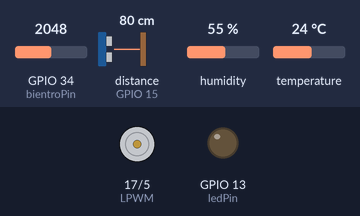
Bench run of a sketch on a simulated ESP32. Parts: motor-driver pin pairs drawn as motors (green arrow = first pin HIGH = forward, orange = second pin HIGH = backward, longer = more drive), output pins drawn as LEDs (lit = HIGH). Wiring (inferred from the names in the program): ultrasonic range finder: trigger GPIO 4; echo GPIO 15. Inputs (shaded band) come from the test bench; at power-on: GPIO 34 (bientroPin) = 2048, distance to the obstacle (sensor on GPIO 15) 80 cm, humidity 55 %, temperature 24 °C. The echo pulse lasts 58.3 µs per cm; WiFi joins after 1.5 s; servers stay silent unless stated; the Firebase database answers and starts empty; pins used as bus, display or sensor lines are not drawn; what the sketch prints to the serial monitor is not drawn.

Above: at 2.7 s.
2.8 s: GPIO 34 (bientroPin) set to 2866
At 4.7 s:
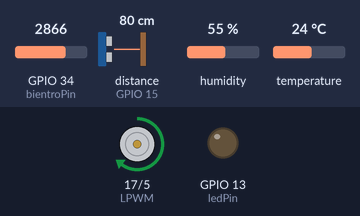
5.3 s: GPIO 34 (bientroPin) set to 3972
At 7.1 s:
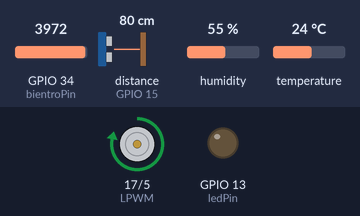
7.9 s: GPIO 34 (bientroPin) set to 1228
At 9.5 s:
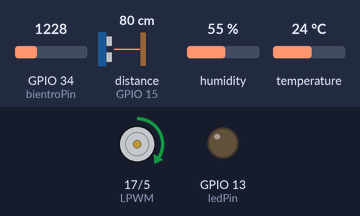
15.9 s: GPIO 34 (bientroPin) set to 122
At 17.9 s:
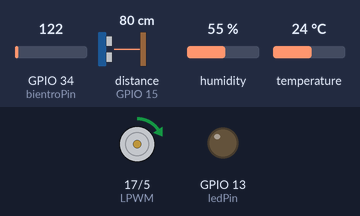
Timing chart, 0 to 19.4 s (numbered marks = the images above; inputs shaded):
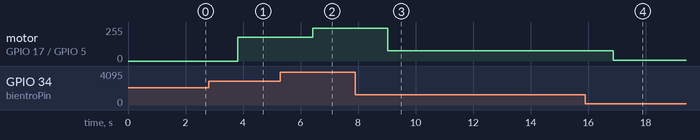

The sketch:

sketch_nov19e.ino
```cpp
// dang sua

#include <WiFi.h>
#include <FirebaseESP32.h>
#include <DHT.h>

#define WIFI_SSID "M32"
#define WIFI_PASSWORD "12345678"
#define API_KEY "AIzaSyBsyW-s3857KeVhe5WAMcU2nmvFHLPFvZM"
#define DATABASE_URL "https://ttiot-2f1cd-default-rtdb.firebaseio.com"

// #define led1 13
// #define led2 12
// #define led3 14
// #define led4 27

// dong co
const int LPWM = 17;  // Chân PWM kết nối với LPWM của BTS7960
const int RPWM = 5;   // Chân PWM kết nối với RPWM của BTS7960
const int bientroPin = 34; // Chân analog kết nối với biến trở
//----------------------


const int ledPin = 13; // Chân kết nối với LED
// const int btnPin = 15; // Chân kết nối với nút nhấn
// int btnState = 0;


// #define btn1 15
const int DHTPIN = 14;
const int DHTTYPE = DHT22;
DHT dht(DHTPIN, DHTTYPE);

//sieu am
#define TRIG_PIN 4
#define ECHO_PIN 15
#define TIME_OUT 5000
//-----------


FirebaseData fbdo;
FirebaseConfig config;
FirebaseAuth auth;

unsigned long t1 = 0;
unsigned int x;
// String path_led = "/livingroom/device/led";
// String path_maylanh = "/livingroom/device/maylanh";
// String path_tv = "/livingroom/device/tv";
// String path_hutbui = "/livingroom/device/hutbui";
// String path_sensor = "/livingroom/sensor";
String path_sensor ="/site1";

int gtbientro;  // gia tri dôc tu bien tro(dong co)

// ham doc khoang cach(sieu âm)

float getDistance()
{
	long duration, distanceCm;

	 digitalWrite(TRIG_PIN, LOW);
	delayMicroseconds(2);
	digitalWrite(TRIG_PIN, HIGH);
	delayMicroseconds(10);
	digitalWrite(TRIG_PIN, LOW);

	duration = pulseIn(ECHO_PIN, HIGH, TIME_OUT);

	// convert to distance
	distanceCm = duration / 29.1 / 2;

	return distanceCm;
}

//---------------------

void setup() {
 Serial.begin(115200);
  dht.begin();
   pinMode(TRIG_PIN, OUTPUT);
	pinMode(ECHO_PIN, INPUT);
   pinMode(LPWM, OUTPUT);
  pinMode(RPWM, OUTPUT);

  pinMode(ledPin, OUTPUT);    // Chế độ OUTPUT cho chân LED
// pinMode(btnPin, INPUT);     // Chế độ INPUT cho chân nút nhấn

   // Khởi tạo PWM cho LPWM và RPWM
  ledcSetup(0, 5000, 8);  // Channel 0, tần số 5000 Hz, độ phân giải 8 bit
  ledcSetup(1, 5000, 8);  // Channel 1, tần số 5000 Hz, độ phân giải 8 bit

  ledcAttachPin(LPWM, 0);  // Kết nối PWM channel 0 với LPWM
  ledcAttachPin(RPWM, 1);  // Kết nối PWM channel 1 với RPWM


  // pinMode(led1, OUTPUT);
  // pinMode(led2, OUTPUT);
  // pinMode(led3, OUTPUT);
  // pinMode(led4, OUTPUT);
  // pinMode(btn1, INPUT_PULLUP);
  WiFi.begin(WIFI_SSID, WIFI_PASSWORD);
  Serial.print("Connecting to Wi-Fi");
  while (WiFi.status() != WL_CONNECTED) {
    Serial.print(".");
    delay(300);
  }
  Serial.println();
  Serial.print("Connected with IP: ");
  Serial.println(WiFi.localIP());

  Serial.println();

  config.api_key = API_KEY;
  config.database_url = DATABASE_URL;

  if (Firebase.signUp(&config, &auth, "", "")) {
    Serial.println("Sign up successful");
  } else {
    Serial.printf("Sign up failed. Reason: %s\n", config.signer.signupError.message.c_str());
  }

  Firebase.begin(&config, &auth);
  Firebase.reconnectWiFi(true);


}


void loop() {
  delay(2000);
  // int status_led,status_maylanh, status_hutbui;
  // String status_tv;
  // int trangthai1 = digitalRead(btn1);
  float doam = dht.readHumidity(); //Đọc độ ẩm

  float doC = dht.readTemperature(); //Đọc nhiệt độ C
  // Serial.println(trangthai1);
  if (isnan(doam) || isnan(doC))
  {
    Serial.println("Không có giá trị trả về từ cảm biến DHT");
    return;
  }
  // Firebase.setFloat(fbdo, path_sensor + "/temp",doC);
  // Firebase.setFloat(fbdo, path_sensor + "/doam",doam);
  if (Firebase.setFloat(fbdo, path_sensor + "/temp", doC)) {
  Serial.println("Temperature sent successfully");
} else {
  Serial.println("Failed to send temperature data");
}

if (Firebase.setFloat(fbdo, path_sensor + "/doam", doam)) {
  Serial.println("Humidity sent successfully");
} else {
  Serial.println("Failed to send humidity data");
}
   Serial.print(F("Humidity: "));
  Serial.print(doam);

  Serial.print(F("%  Temperature: "));
  Serial.print(doC);
    Serial.println();

  // in ra khoang cach
long distance = getDistance();

	if (distance <= 0)
	{
		Serial.println("Echo time out !!");
	}
	else
	{
		Serial.print("Distance to nearest obstacle (cm): ");
		Serial.println(distance);
    Firebase.setFloat(fbdo, path_sensor + "/khoangcach", distance);
	}

//------------------

  // bat dau dong co

  gtbientro = analogRead(bientroPin); // Đọc giá trị từ biến trở

  int giatripwm = map(gtbientro, 0, 4095, 0, 255); // Ánh xạ giá trị từ biến trở sang PWM

  // Serial.print("GT biến trở: ");
  // Serial.print(gtbientro);
  // Serial.print("    GT PWM: ");
  // Serial.println(giatripwm);

  // Ghi giá trị PWM cho LPWM và RPWM
  ledcWrite(0, giatripwm);  // Ghi giá trị PWM cho LPWM
  ledcWrite(1, 0);  // Tắt RPWM

  //------------------het dong co


  // Gửi giá trị PWM lên Firebase
if (Firebase.setInt(fbdo, path_sensor + "/motor_pwm", giatripwm)) {
    Serial.println("Motor PWM sent successfully");
} else {
    Serial.println("Failed to send motor PWM data");
}
//----------------------------

// //Đọc giá trị từ Firebase
//   int ledState = 0;
//   if (Firebase.getInt(fbdo, path_sensor + "/led_state")) {
//     ledState = fbdo.intData();
//     Serial.print("LED state from Firebase: ");
//     Serial.println(ledState);
//   } else {
//     Serial.println("Failed to get LED state from Firebase");
//   }

  //   // Điều khiển LED dựa trên giá trị từ Firebase
  //   digitalWrite(ledPin, ledState);

  //   // Gửi trạng thái LED lên Firebase
  //   if (Firebase.setInt(fbdo, path_sensor + "/led_state", ledState)) {
  //     Serial.println("LED state sent successfully");
  //   } else {
  //     Serial.println("Failed to send LED state to Firebase");
  //   }
  // } else {
  //   Serial.println("Failed to get LED state from Firebase");
  // }
 // Đọc giá trị từ Firebase
  int ledState;
  if (Firebase.getInt(fbdo, path_sensor + "/ledState")) {
    ledState = fbdo.intData();
    Serial.print("LED state from Firebase: ");
    Serial.println(ledState);
  } else {
    Serial.println("Failed to get LED state from Firebase");
  }


//   if(Firebase.getInt(fbdo, path_maylanh + "/status"))    status_maylanh = fbdo.intData();
//   if(Firebase.getInt(fbdo, path_led + "/status"))        status_led = fbdo.intData();
//   if(Firebase.getString(fbdo, path_tv + "/status"))         status_tv = fbdo.stringData();
//   if(Firebase.getInt(fbdo, path_hutbui + "/status"))    status_hutbui = fbdo.intData();
//   if(status_maylanh == 1)
//   {
//     digitalWrite(led1, HIGH);
//     if(trangthai1 == 1){
//       delay(200);
//        digitalWrite(led1, LOW);
//       Firebase.setInt(fbdo, path_maylanh + "/status",0);
//     }
//   }
//   if(status_maylanh == 0)  {
//     digitalWrite(led1, LOW);
//    if(trangthai1 == 1){
//       delay(200);
//        digitalWrite(led1, HIGH);
//       Firebase.setInt(fbdo, path_maylanh + "/status",1);
//     }
//   }
//   if(status_led == 1)   digitalWrite(led2, HIGH);
//   if(status_led == 0)   digitalWrite(led2, LOW);

//   if(status_tv == "1")   digitalWrite(led3, HIGH);
// if(status_tv == "0")   digitalWrite(led3, LOW);

//   if(status_hutbui == 1)   digitalWrite(led4, HIGH);
//   if(status_hutbui == 0)   digitalWrite(led4, LOW);

}
```

Measured:
- after the input at 2.8 s, motor on GPIO 17 (LPWM) / GPIO 5 (RPWM): stopped → forward 177/255 after 1.0 s
- after the input at 5.3 s, motor on GPIO 17 (LPWM) / GPIO 5 (RPWM): forward 177/255 → forward 246/255 after 1.1 s
- after the input at 7.9 s, motor on GPIO 17 (LPWM) / GPIO 5 (RPWM): forward 246/255 → forward 76/255 after 1.1 s
- after the input at 15.9 s, motor on GPIO 17 (LPWM) / GPIO 5 (RPWM): forward 76/255 → forward 7/255 after 0.97 s
